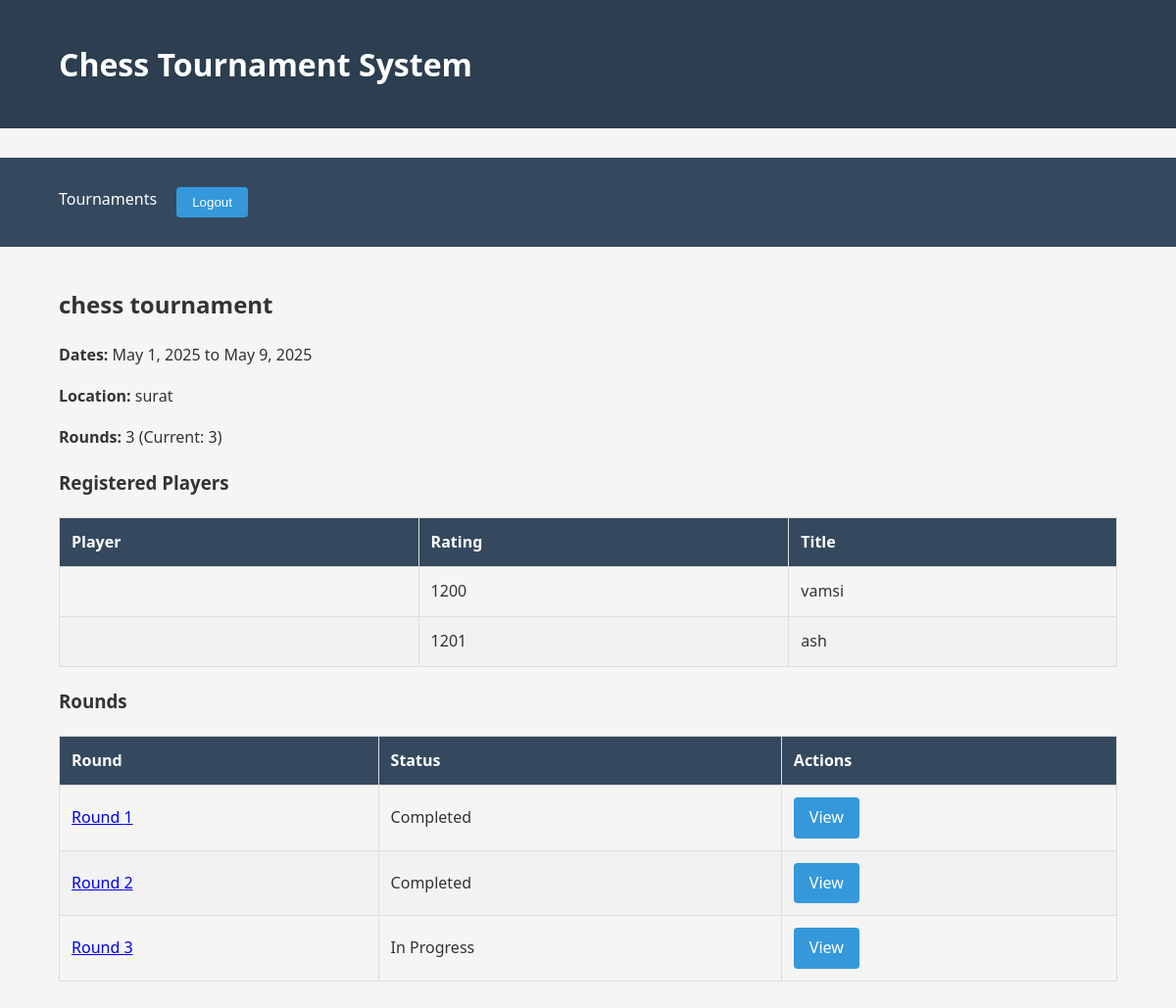
/tournament/5/ (signed in), run on the app's committed database.
### tournament/models.py (models this page shows, shortened)
class Tournament(models.Model):
    name = models.CharField(max_length=100)
    start_date = models.DateField()
    end_date = models.DateField()
    location = models.CharField(max_length=100)
    rounds = models.IntegerField(default=5)
    current_round = models.IntegerField(default=0)
    is_active = models.BooleanField(default=True)
    players = models.ManyToManyField(Player, through='TournamentRegistration')

class TournamentRegistration(models.Model):
    player = models.ForeignKey(Player, on_delete=models.CASCADE)
    tournament = models.ForeignKey(Tournament, on_delete=models.CASCADE)
    registration_date = models.DateTimeField(auto_now_add=True)
    class Meta:
        unique_together = ('player', 'tournament')

class Player(models.Model):
    user = models.OneToOneField(User, on_delete=models.CASCADE)
    rating = models.IntegerField(default=1200)
    title = models.CharField(max_length=10, blank=True, null=True)

class Round(models.Model):
    tournament = models.ForeignKey(Tournament, on_delete=models.CASCADE)
    round_number = models.IntegerField()
    is_completed = models.BooleanField(default=False)
    class Meta:
        unique_together = ('tournament', 'round_number')  # This is what causes the error

### tournament/views.py (the view)
# urls.py: path('tournament/<int:tournament_id>/', views.tournament_detail, name='tournament_detail'),
@login_required
def tournament_detail(request, tournament_id):
    tournament = get_object_or_404(Tournament, pk=tournament_id)
    registrations = TournamentRegistration.objects.filter(tournament=tournament)
    rounds = Round.objects.filter(tournament=tournament)
    context = {
        'tournament': tournament,
        'registrations': registrations,
        'rounds': rounds,
    }
    return render(request, 'tournament/detail.html', context)

### tournament/templates/tournament/detail.html (shortened to what this page needs)
{% extends 'base.html' %}
{% block content %}
    <h2>{{ tournament.name }}</h2>
    <p><strong>Dates:</strong> {{ tournament.start_date }} to {{ tournament.end_date }}</p>
    <p><strong>Location:</strong> {{ tournament.location }}</p>
    <p><strong>Rounds:</strong> {{ tournament.rounds }} (Current: {{ tournament.current_round }})</p>
    <h3>Registered Players</h3>
    <table>
        <thead>
            <tr>
                <th>Player</th>
                <th>Rating</th>
                <th>Title</th>
            </tr>
        </thead>
        <tbody>
            {% for reg in registrations %}
                <tr>
                    <td>{{ reg.player.user.get_full_name }}</td>
                    <td>{{ reg.player.rating }}</td>
                    <td>{{ reg.player.title|default:"-" }}</td>
                </tr>
            {% empty %}
                <tr>
                    <td colspan="3">No players registered yet.</td>
                </tr>
            {% endfor %}
        </tbody>
    </table>
    <h3>Rounds</h3>
    <table>
        <thead>
            <tr>
                <th>Round</th>
                <th>Status</th>
                <th>Actions</th>
            </tr>
        </thead>
        <tbody>
            {% for round in rounds %}
                <tr>
                    <td><a href="{% url 'round_detail' round.id %}">Round {{ round.round_number }}</a></td>
                    <td>{% if round.is_completed %}Completed{% else %}In Progress{% endif %}</td>
                    <td>
                        <a href="{% url 'round_detail' round.id %}" class="btn">View</a>
                    </td>
                </tr>
            {% empty %}
                <tr>
                    <td colspan="3">No rounds created yet.</td>
                </tr>
            {% endfor %}
        </tbody>
    </table>
{% endblock %}

### tournament/templates/base.html (shortened to what this page needs)
<!DOCTYPE html>
<html lang="en">
<head>
</head>
<body>
    <header>
        <div class="container">
            <h1>Chess Tournament System</h1>
        </div>
    </header>
    <nav>
        <div class="container">
            <ul>
                <li><a href="{% url 'tournament_list' %}">Tournaments</a></li>
                {% if user.is_authenticated %}
                <form action="{% url 'logout' %}" method="post">
                <button type="submit" class="btn btn-link">Logout</button>
                </form>
                {% else %}
                    <li><a href="{% url 'login' %}">Login</a></li>
                    <a href="{% url 'register' %}">Register</a>
                {% endif %}
            </ul>
        </div>
    </nav>
    <main class="container">
        {% block content %}{% endblock %}
    </main>
</body>
</html>

### tournament/templates/base.html (style rules this page uses)
body { font-family: 'Segoe UI', Tahoma, Geneva, Verdana, sans-serif; line-height: 1.6; margin: 0; padding: 0; background-color: #f5f5f5; color: #333; }
.container { width: 90%; max-width: 1200px; margin: 0 auto; padding: 20px; }
header { background-color: #2c3e50; color: white; padding: 20px 0; margin-bottom: 30px; }
header h1 { margin: 0; padding: 0; }
nav { background-color: #34495e; padding: 10px 0; }
nav ul { list-style: none; padding: 0; margin: 0; display: flex; }
nav ul li { margin-right: 20px; }
nav ul li a { color: white; text-decoration: none; }
.btn { display: inline-block; background-color: #3498db; color: white; padding: 8px 16px; text-decoration: none; border-radius: 4px; border: none; cursor: pointer; }
table { width: 100%; border-collapse: collapse; margin: 20px 0; }
table, th, td { border: 1px solid #ddd; }
th, td { padding: 12px; text-align: left; }
th { background-color: #34495e; color: white; }
tr:nth-child(even) { background-color: #f2f2f2; }

### data on the page
Tournament: name "chess tournament", start_date "May 1, 2025", end_date "May 9, 2025", location "surat", rounds "3", current_round "3"
TournamentRegistration: player.rating "1200", player "vamsi"
TournamentRegistration: player.rating "1201", player "ash"
Round: round_number "1", is_completed "Completed"
Round: round_number "2", is_completed "Completed"
Round: round_number "3", is_completed "In Progress"
